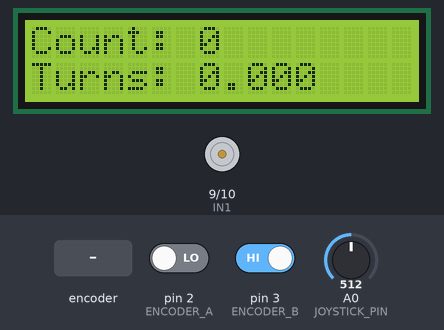
Recording of a sketch running on a simulated Arduino Uno, built with avr-gcc and run on an emulated ATmega328P. Shown: 16×2 character LCD, motor-driver pin pairs drawn as motors (green arrow = first pin HIGH = forward, orange = second pin HIGH = backward, longer = more drive, scaled by the enable pin). The inputs (shaded band) are chosen by the test bench; at power-on: A0 (JOYSTICK_PIN) = 512, pin 2 (ENCODER_A) LOW, pin 3 (ENCODER_B) HIGH. What the sketch prints to the serial monitor is not drawn.

Above: at 3.2 s.
3.3 s: A0 (JOYSTICK_PIN) set to 716
At 3.9 s:
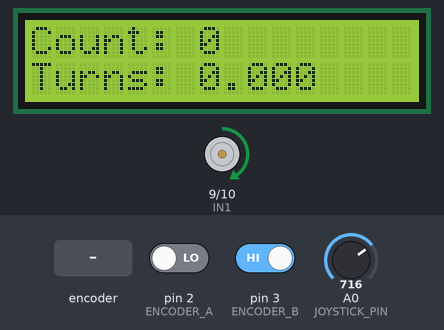
4.8 s: rotary encoder on pin 2 (ENCODER_A) / pin 3 (ENCODER_B) turned 3 steps (first pin leading)
At 5.9 s:
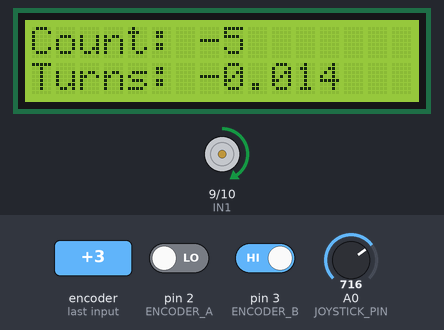
6.9 s: A0 (JOYSTICK_PIN) set to 900
At 7.3 s:
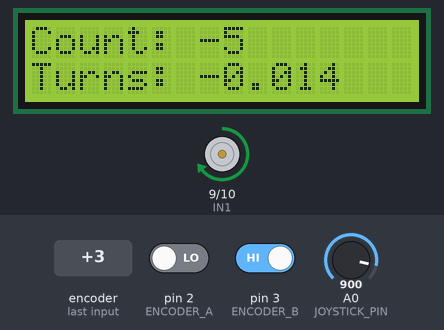
8.4 s: A0 (JOYSTICK_PIN) set to 0
At 9.4 s:
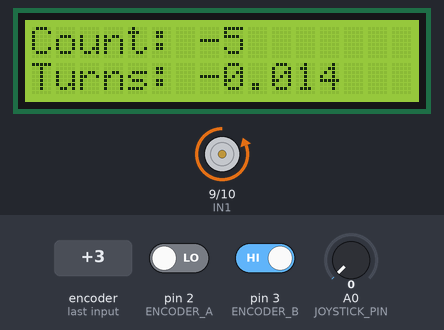
9.9 s: A0 (JOYSTICK_PIN) set to 306
At 10.7 s:
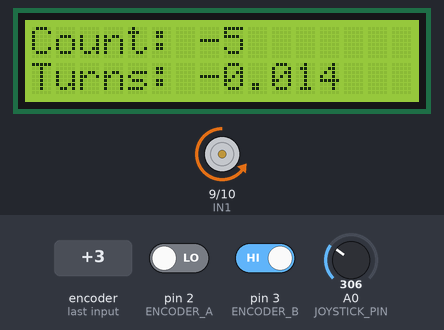
11.5 s: rotary encoder on pin 2 (ENCODER_A) / pin 3 (ENCODER_B) turned 1 step (first pin leading)
At 11.9 s:
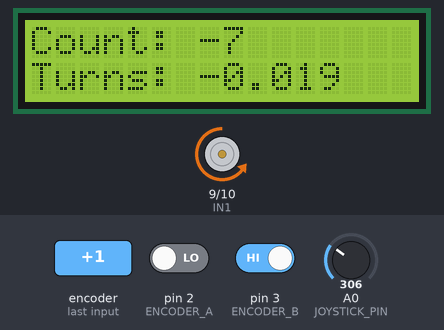
Timing chart, 0 to 14.2 s (numbered marks = the images above; inputs shaded):
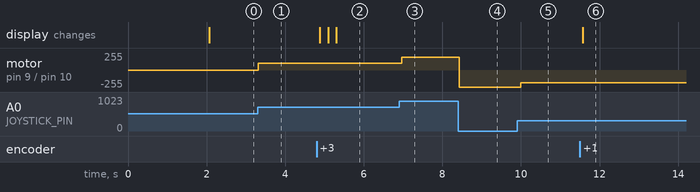

The sketch:

ArduinoTask2.ino
```cpp
#include <LiquidCrystal.h>

// Define LCD Pins
LiquidCrystal lcd(4, 5, 6, 7, 8, A1); // RS, E, D4, D5, D6, D7

// Define Motor Pins
#define IN1 9
#define IN2 10
#define ENABLE 11

// Define Encoder Pins
#define ENCODER_A 2
#define ENCODER_B 3

// Define Joystick Pin
#define JOYSTICK_PIN A0

// Encoder resolution (pulses per revolution)
#define PPR 360 // Adjust this value based on your encoder's specification

// Variables for Encoder
volatile long encoderCount = 0;
float motorTurns = 0.0;
int motorSpeed = 0;

// Interrupt Service Routine for Encoder
void encoderISR() {
  int stateA = digitalRead(ENCODER_A);
  int stateB = digitalRead(ENCODER_B);
  if (stateA == stateB) {
    encoderCount++;
  } else {
    encoderCount--;
  }
}

void setup() {
  Serial.begin(9600);

  // Initialize motor pins
  pinMode(IN1, OUTPUT);
  pinMode(IN2, OUTPUT);
  pinMode(ENABLE, OUTPUT);

  // Initialize encoder pins
  pinMode(ENCODER_A, INPUT);
  pinMode(ENCODER_B, INPUT);
  attachInterrupt(digitalPinToInterrupt(ENCODER_A), encoderISR, CHANGE);

  // Initialize joystick pin
  pinMode(JOYSTICK_PIN, INPUT);

  // Initialize LCD
  lcd.begin(16, 2);
  lcd.setCursor(0, 0);
  lcd.print("Initializing...");
  delay(2000);
  lcd.clear();
}

void loop() {
  // Read joystick and map to motor speed
  int joystickValue = analogRead(JOYSTICK_PIN);
  motorSpeed = map(joystickValue, 0, 1023, -255, 255);

  // Set motor direction and speed
  if (motorSpeed > 0) {
    digitalWrite(IN1, HIGH);
    digitalWrite(IN2, LOW);
  } else if (motorSpeed < 0) {
    digitalWrite(IN1, LOW);
    digitalWrite(IN2, HIGH);
  } else {
    digitalWrite(IN1, LOW);
    digitalWrite(IN2, LOW);
  }
  analogWrite(ENABLE, abs(motorSpeed));

  // Calculate the number of motor turns
  motorTurns = float(encoderCount) / PPR; // Divide encoder counts by PPR to get turns

  // Update LCD
  lcd.setCursor(0, 0);
  lcd.print("Count: ");
  lcd.print(encoderCount);
  lcd.setCursor(0, 1);
  lcd.print("Turns: ");
  lcd.print(motorTurns, 3); // Display turns with 3 decimal places

  // Print encoder data to Serial Monitor
  Serial.print("Encoder Count: ");
  Serial.print(encoderCount);
  Serial.print(" Turns: ");
  Serial.println(motorTurns);

  delay(100);
}
```

Measured:
- after the input at 3.3 s, motor on pin 9 (IN1) / pin 10 (IN2): stopped → forward 101/255 at once
- after the input at 4.8 s, the display: first changes after 0.08 s (image 2 shows a later state)
- after the input at 6.9 s, motor on pin 9 (IN1) / pin 10 (IN2): forward 101/255 → forward 193/255 after 0.07 s
- after the input at 8.4 s, motor on pin 9 (IN1) / pin 10 (IN2): forward 193/255 → backward 255/255 at once
- after the input at 9.9 s, motor on pin 9 (IN1) / pin 10 (IN2): backward 255/255 → backward 193/255 after 0.10 s
- after the input at 11.5 s, the display: changes after 0.07 s (image 6)
